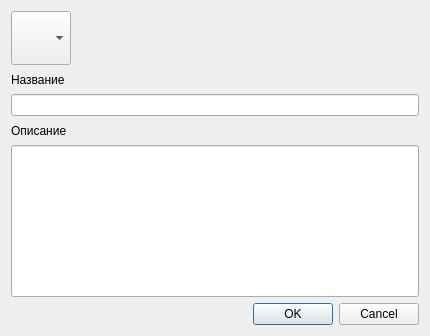
<?xml version="1.0" encoding="UTF-8"?>
<ui version="4.0">
 <class>Dialog</class>
 <widget class="QDialog" name="Dialog">
  <property name="geometry">
   <rect>
    <x>0</x>
    <y>0</y>
    <width>430</width>
    <height>336</height>
   </rect>
  </property>
  <property name="windowTitle">
   <string>Dialog</string>
  </property>
  <layout class="QVBoxLayout" name="verticalLayout">
   <item>
    <widget class="QComboBox" name="comboBox">
     <property name="minimumSize">
      <size>
       <width>0</width>
       <height>54</height>
      </size>
     </property>
     <property name="maximumSize">
      <size>
       <width>60</width>
       <height>16777215</height>
      </size>
     </property>
    </widget>
   </item>
   <item>
    <widget class="QLabel" name="label_2">
     <property name="text">
      <string>Название</string>
     </property>
    </widget>
   </item>
   <item>
    <widget class="QLineEdit" name="lineEdit_2"/>
   </item>
   <item>
    <widget class="QLabel" name="label">
     <property name="text">
      <string>Описание</string>
     </property>
    </widget>
   </item>
   <item>
    <widget class="QLineEdit" name="lineEdit">
     <property name="minimumSize">
      <size>
       <width>0</width>
       <height>152</height>
      </size>
     </property>
    </widget>
   </item>
   <item>
    <widget class="QDialogButtonBox" name="buttonBox">
     <property name="orientation">
      <enum>Qt::Horizontal</enum>
     </property>
     <property name="standardButtons">
      <set>QDialogButtonBox::Cancel|QDialogButtonBox::Ok</set>
     </property>
    </widget>
   </item>
  </layout>
 </widget>
 <resources/>
 <connections>
  <connection>
   <sender>buttonBox</sender>
   <signal>accepted()</signal>
   <receiver>Dialog</receiver>
   <slot>accept()</slot>
   <hints>
    <hint type="sourcelabel">
     <x>248</x>
     <y>254</y>
    </hint>
    <hint type="destinationlabel">
     <x>157</x>
     <y>274</y>
    </hint>
   </hints>
  </connection>
  <connection>
   <sender>buttonBox</sender>
   <signal>rejected()</signal>
   <receiver>Dialog</receiver>
   <slot>reject()</slot>
   <hints>
    <hint type="sourcelabel">
     <x>316</x>
     <y>260</y>
    </hint>
    <hint type="destinationlabel">
     <x>286</x>
     <y>274</y>
    </hint>
   </hints>
  </connection>
 </connections>
</ui>
